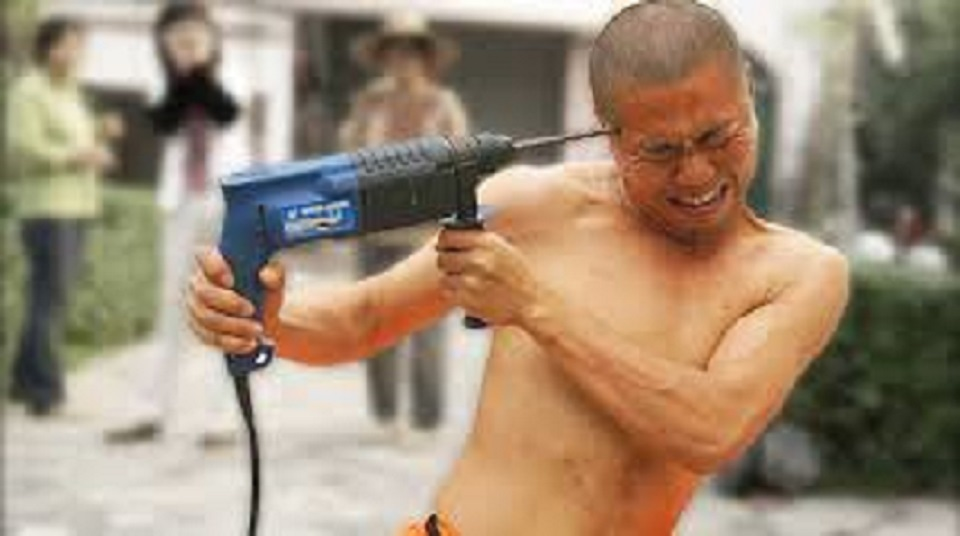
#> input picture detects/jpg/ima17.jpg, 960 x 536 px, found by its file name
$ python face_detect.py   (Python 2 division)   (older library calls are emulated)
#> lines starting #> are read from the running program, lines starting #| are printed output that depends on the picture; after the words box and inside, x2 and y2 are one past the last pixel; in counts of white or black regions, pixels touching at a corner belong together
import cv2
import numpy as np
import sys


# Get user supplied values
imagePath = 'D:/image recoginition over 1 km/important code/FaceDetect/detects/jpg/ima17.jpg'
cascPath = 'D:/image recoginition over 1 km/important code/FaceDetect/haarcascade_frontalface_default.xml'

print imagePath
# Create the haar cascadeima28
faceCascade = cv2.CascadeClassifier(cascPath)

print "faceCascade value"
print faceCascade

# Read the image
image = cv2.imread(imagePath)
#> image is the input picture: shape (536, 960, 3); mean B, G, R 116.2, 138, 157.4

print "image value"
print image
#> (printed output is left out)

gray = cv2.cvtColor(image, cv2.COLOR_BGR2GRAY)
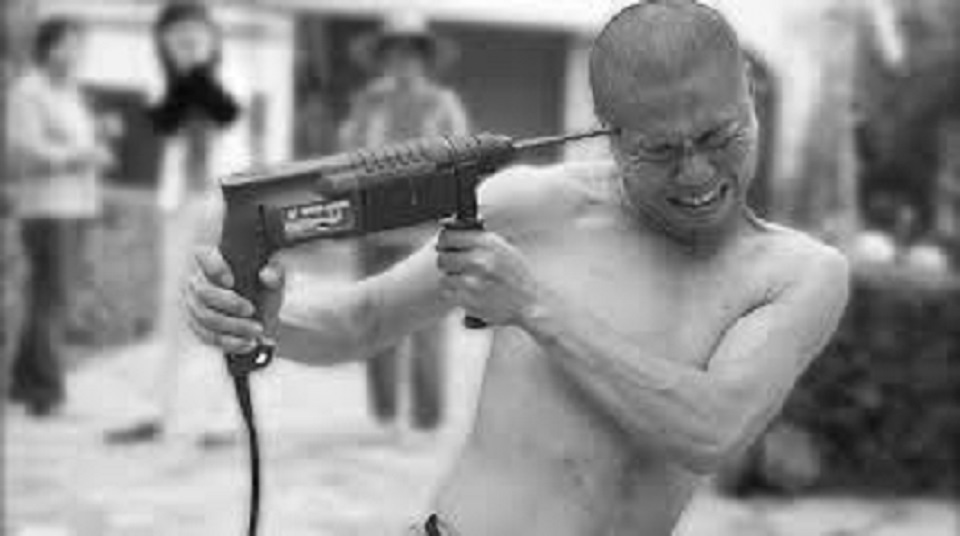
#> gray: shape (536, 960); min 4, max 255, mean 141.3

print "Gray value"
print gray
#> (printed output is left out)


# Detect faces in the image
faces = faceCascade.detectMultiScale(
    gray,
    scaleFactor=1.1,
    minNeighbors=5,
    minSize=(5, 5),
    flags = cv2.cv.CV_HAAR_SCALE_IMAGE
)
#> faces = [[555, 114, 60, 60], [616, 94, 146, 146]]

#faces = faceCascade.detectMultiScale(gray, 1.1, 5)

print "number of faces"
print len(faces)
#| 2

print("Found {0} faces!".format(len(faces)))
#| Found 2 faces!

# Draw a rectangle around the faces
for (x, y, w, h) in faces:
    cv2.rectangle(image, (x, y), (x+w, y+h), (0, 255, 0), 2)
#> this loop made 2 passes
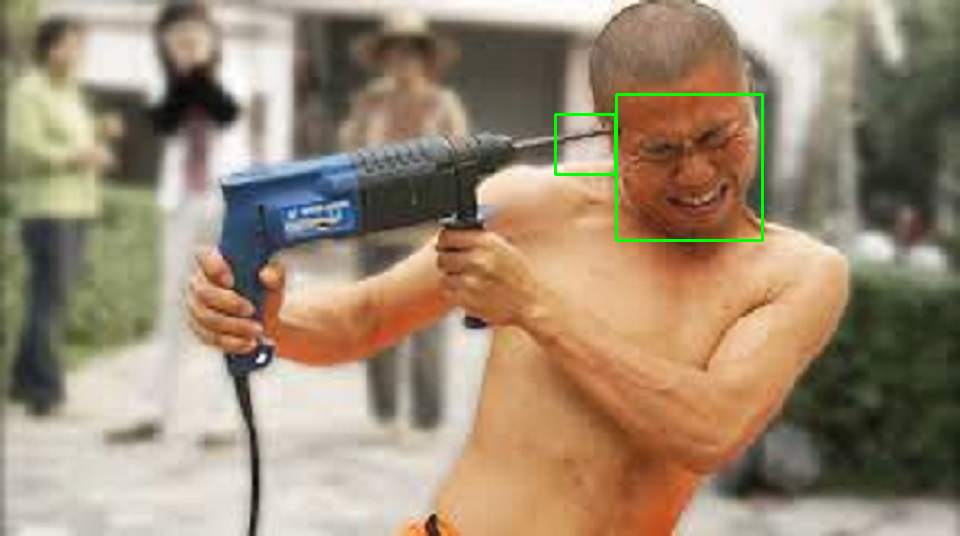
#> image: shape (536, 960, 3); 0.45% of pixels changed, all inside (x1, y1, x2, y2) = (554, 93, 764, 242)

cv2.imshow("Faces found", image)
cv2.waitKey(0)

$ run again, with detects/jpg/ima11.jpg copied over detects/jpg/ima17.jpg
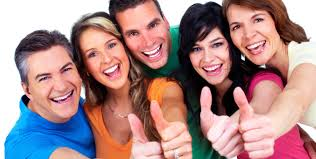
#> input picture detects/jpg/ima11.jpg, 316 x 159 px, found by its file name
#> image is the input picture: shape (159, 316, 3); mean B, G, R 136.4, 136.3, 168.6
#> (printed output is left out)
#> `gray = cv2.cvtColor(image, cv2.COLOR_BGR2GRAY)`:
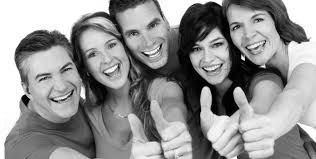
#> gray: shape (159, 316); min 0, max 255, mean 146
#> (printed output is left out)
#> faces = [[181, 27, 54, 54], [143, 80, 51, 51], [220, 1, 59, 59], [75, 29, 54, 54], [17, 50, 66, 66]]
#| 5
#| Found 5 faces!
#> the loop `for (x, y, w, h) in faces:` made 5 passes
#> after the loop `for (x, y, w, h) in faces:`:
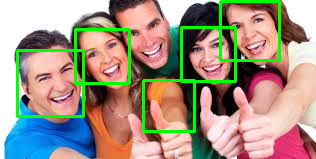
#> image: shape (159, 316, 3); 6.6% of pixels changed, all inside (x1, y1, x2, y2) = (16, 0, 281, 133)

$ run again, with detects/jpg/ima12.jpg copied over detects/jpg/ima17.jpg
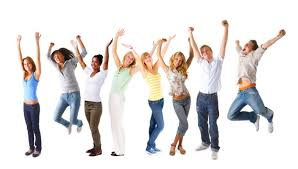
#> input picture detects/jpg/ima12.jpg, 298 x 169 px, found by its file name
#> image is the input picture: shape (169, 298, 3); mean B, G, R 221.2, 222.5, 225.6
#> (printed output is left out)
#> `gray = cv2.cvtColor(image, cv2.COLOR_BGR2GRAY)`:
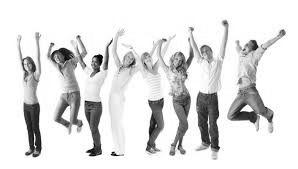
#> gray: shape (169, 298); min 0, max 255, mean 223.3
#> (printed output is left out)
#> faces = ()
#| 0
#| Found 0 faces!

$ run again, with detects/jpg/ima13.jpg copied over detects/jpg/ima17.jpg
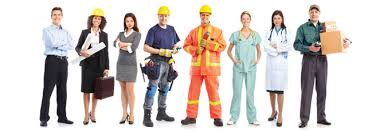
#> input picture detects/jpg/ima13.jpg, 384 x 131 px, found by its file name
#> image is the input picture: shape (131, 384, 3); mean B, G, R 198.9, 203, 210.6
#> (printed output is left out)
#> `gray = cv2.cvtColor(image, cv2.COLOR_BGR2GRAY)`:
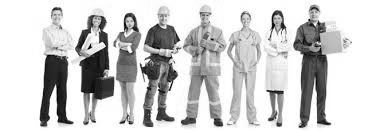
#> gray: shape (131, 384); min 0, max 255, mean 204.8
#> (printed output is left out)
#> faces = ()
#| 0
#| Found 0 faces!
